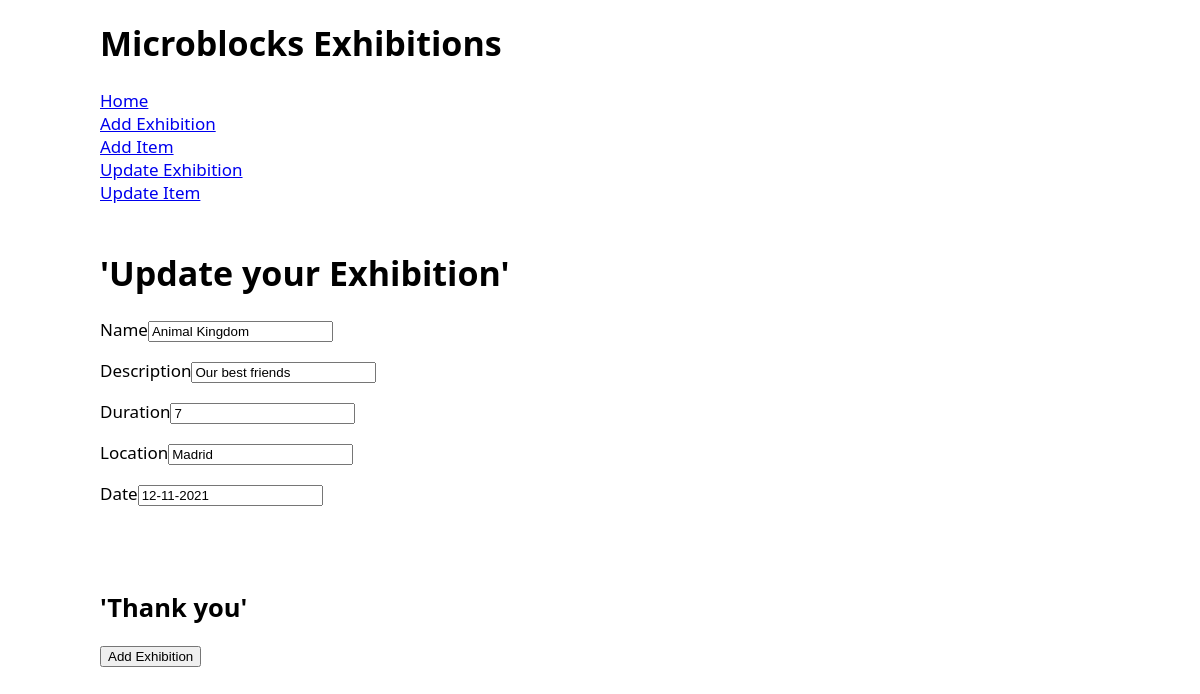
The app's page /updatex/2 with its own data.
### application/models.py (models this page shows)
class Exhibitions(db.Model):
    exhibitionsID = db.Column(db.Integer, primary_key=True)
    name = db.Column(db.String(50), nullable=False)
    descriptions = db.Column(db.String(150), nullable=True)
    exhDuration = db.Column(db.Integer, nullable=True)
    exhLocation = db.Column(db.String(20), nullable=True)
    exhDate = db.Column(db.String(20), nullable=True)
    itexh = db.relationship('Items', backref='builds')

### application/routes.py (the view)
@app.route("/updatex/<int:exhibitionsID>", methods=["GET", "POST"])
def updatex(exhibitionsID):
    form = ExhibitionsForm()
    exhibitionsToUpdate = Exhibitions.query.get(exhibitionsID)
    if form.validate_on_submit():
        exhibitionsToUpdate.name = form.name.data
        exhibitionsToUpdate.descriptions = form.descriptions.data
        exhibitionsToUpdate.exhDuration = form.exhDuration.data
        exhibitionsToUpdate.exhLocation = form.exhLocation.data
        exhibitionsToUpdate.exhDate = form.exhDate.data
        db.session.commit()
        return redirect(url_for("home"))
    elif request.method == "GET":
        form.name.data = exhibitionsToUpdate.name
        form.descriptions.data = exhibitionsToUpdate.descriptions
        form.exhDuration.data = exhibitionsToUpdate.exhDuration
        form.exhLocation.data = exhibitionsToUpdate.exhLocation
        form.exhDate.data = exhibitionsToUpdate.exhDate
    return render_template("updatex.html", title='Update your Exhibition', form=form)

### application/forms.py (shortened to what this page needs)
class ExhibitionsForm(FlaskForm):
    name = StringField("Exhibition Name", validators = [DataRequired()])
    descriptions = StringField("Description")
    exhDuration = IntegerField("Duration")
    exhLocation = StringField("Location")
    exhDate = StringField("Date")
    submit = SubmitField("Add Exhibition")

### application/templates/updatex.html (shortened to what this page needs)
{% extends "layout.html" %}
{% block body %}
<form action='' method='POST'>
    <br>
    <h1>'Update your Exhibition'</h1>
    <p>Name{{ form.name }} </p>
    <p>Description{{ form.descriptions }}</p>
    <p>Duration{{ form.exhDuration }}</p>
    <p>Location{{ form.exhLocation }}</p>
    <p>Date{{ form.exhDate }}</p>
    <br>
    <br>
    <h2>'Thank you'</h2>
    {{ form.submit }}
</form>
{% endblock body %}

### application/templates/style.css (style rules this page uses)
html { font-size: 17px; font-family: "Segoe UI", Arial, Helvetica, sans-serif; }
body { max-width: 1000px; margin: 0 auto; padding: 20px; }

### records on screen
Exhibitions: name "Animal Kingdom", descriptions "Our best friends", exhDuration "7", exhLocation "Madrid", exhDate "12-11-2021"
